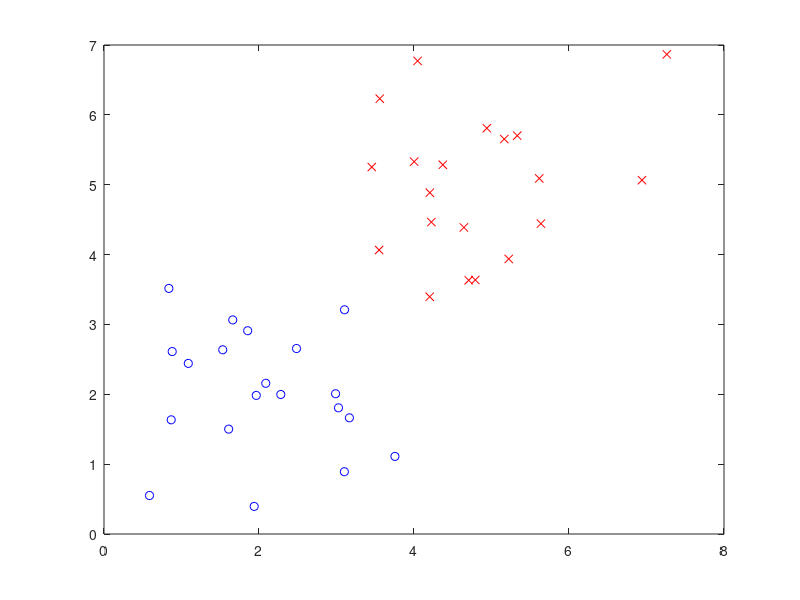

Source code (MATLAB):
%% Created by King Chung Ho (Johnny Ho) in 030515


%*****************************
% K-nearest neighbor (KNN) is an algorithm which classify an incoming new
% sample by looking into k nearest neighbors of the new sample. For example,
% in a problem of classifying whether an object is an apple or not based on 
% texture and color, if more % than 2 % out of 5 neightbors of the object is 
% apple, then the object will be classified as an apple. 

%****************************
% The flow of KNN is below:

% Step 1: Obtain training data (maybe do some preprocessing)
% Step 2: Define k. k is arbitrary. It can be tuned by cross-validation.
% Step 3: For a new sample, find the closest k-neighbors based on a
% distance measurement, e,g, a common one is nucliean distance.
% Step 4: Classify the new sample by getting the majority vote of
% k-neighbors.

% Note: in step 3, simple straight forward way to find the cloest neighbors
% is by calculating every pair of possible distance. However, a faster way
% to is use a data structure called kd-tree, speed: O(nlogn). In this
% example, I will demonstrate the straight forward way. It should not be
% difficult to extend the code to use kd-tre.

%% Step 1 Creating training data (random) for 2 clusters using gaussian distribution.
% Assuming there are two clusters with two dimenions

clear all;
clc;

% parameters
num_data = 20;

% cluster 1
mean_1 = 2;
sigma_1 = 0.9;
x1 = normrnd(mean_1,sigma_1,[1 num_data]);
y1 = normrnd(mean_1,sigma_1,[1 num_data]);

% cluster 1
mean_2 = 5;
sigma_2 = 0.9;
x2 = normrnd(mean_2,sigma_2,[1 num_data]);
y2 = normrnd(mean_2,sigma_2,[1 num_data]);

% Plot 
plot(x1,y1,'bo',x2,y2,'rx')
%% Step 2 Define k




